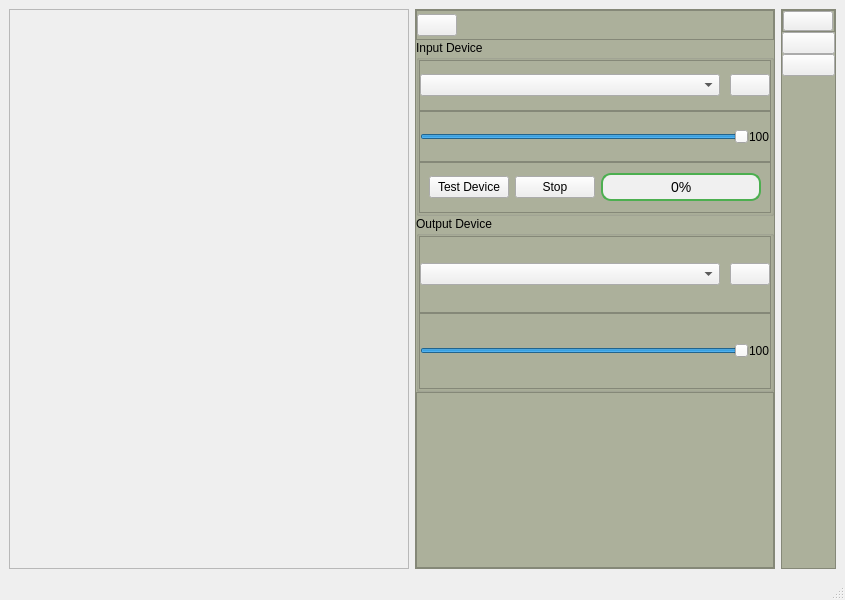
<?xml version="1.0" encoding="UTF-8"?>
<ui version="4.0">
 <class>MainWindow</class>
 <widget class="QMainWindow" name="MainWindow">
  <property name="geometry">
   <rect>
    <x>0</x>
    <y>0</y>
    <width>845</width>
    <height>600</height>
   </rect>
  </property>
  <property name="windowTitle">
   <string>Voice Changer</string>
  </property>
  <widget class="QWidget" name="centralwidget">
   <layout class="QHBoxLayout" name="horizontalLayout">
    <item>
     <widget class="QFrame" name="frame">
      <property name="minimumSize">
       <size>
        <width>400</width>
        <height>0</height>
       </size>
      </property>
      <property name="frameShape">
       <enum>QFrame::Shape::StyledPanel</enum>
      </property>
      <property name="frameShadow">
       <enum>QFrame::Shadow::Raised</enum>
      </property>
     </widget>
    </item>
    <item>
     <widget class="QFrame" name="frame_3">
      <property name="maximumSize">
       <size>
        <width>360</width>
        <height>16777215</height>
       </size>
      </property>
      <property name="styleSheet">
       <string notr="true">QFrame{
	background-color: rgb(172, 176, 155);
}</string>
      </property>
      <property name="frameShape">
       <enum>QFrame::Shape::StyledPanel</enum>
      </property>
      <property name="frameShadow">
       <enum>QFrame::Shadow::Raised</enum>
      </property>
      <layout class="QVBoxLayout" name="verticalLayout_2">
       <property name="spacing">
        <number>0</number>
       </property>
       <property name="leftMargin">
        <number>0</number>
       </property>
       <property name="topMargin">
        <number>0</number>
       </property>
       <property name="rightMargin">
        <number>0</number>
       </property>
       <property name="bottomMargin">
        <number>0</number>
       </property>
       <item>
        <widget class="QFrame" name="frame_8">
         <property name="maximumSize">
          <size>
           <width>16777215</width>
           <height>30</height>
          </size>
         </property>
         <property name="frameShape">
          <enum>QFrame::Shape::StyledPanel</enum>
         </property>
         <property name="frameShadow">
          <enum>QFrame::Shadow::Raised</enum>
         </property>
         <layout class="QHBoxLayout" name="horizontalLayout_5">
          <property name="spacing">
           <number>0</number>
          </property>
          <property name="leftMargin">
           <number>0</number>
          </property>
          <property name="topMargin">
           <number>0</number>
          </property>
          <property name="rightMargin">
           <number>0</number>
          </property>
          <property name="bottomMargin">
           <number>0</number>
          </property>
          <item>
           <widget class="QPushButton" name="min">
            <property name="minimumSize">
             <size>
              <width>0</width>
              <height>20</height>
             </size>
            </property>
            <property name="maximumSize">
             <size>
              <width>50</width>
              <height>16777215</height>
             </size>
            </property>
            <property name="text">
             <string/>
            </property>
           </widget>
          </item>
          <item>
           <spacer name="horizontalSpacer">
            <property name="orientation">
             <enum>Qt::Orientation::Horizontal</enum>
            </property>
            <property name="sizeHint" stdset="0">
             <size>
              <width>40</width>
              <height>20</height>
             </size>
            </property>
           </spacer>
          </item>
         </layout>
        </widget>
       </item>
       <item>
        <widget class="QGroupBox" name="groupBox">
         <property name="title">
          <string>Input Device</string>
         </property>
         <layout class="QVBoxLayout" name="verticalLayout_3">
          <property name="spacing">
           <number>0</number>
          </property>
          <property name="leftMargin">
           <number>0</number>
          </property>
          <property name="topMargin">
           <number>0</number>
          </property>
          <property name="rightMargin">
           <number>0</number>
          </property>
          <property name="bottomMargin">
           <number>0</number>
          </property>
          <item>
           <widget class="QFrame" name="frame_9">
            <property name="frameShape">
             <enum>QFrame::Shape::StyledPanel</enum>
            </property>
            <property name="frameShadow">
             <enum>QFrame::Shadow::Raised</enum>
            </property>
            <layout class="QHBoxLayout" name="horizontalLayout_6">
             <property name="spacing">
              <number>11</number>
             </property>
             <property name="leftMargin">
              <number>0</number>
             </property>
             <property name="topMargin">
              <number>0</number>
             </property>
             <property name="rightMargin">
              <number>0</number>
             </property>
             <property name="bottomMargin">
              <number>0</number>
             </property>
             <item>
              <widget class="QComboBox" name="inputcombobox">
               <property name="minimumSize">
                <size>
                 <width>300</width>
                 <height>0</height>
                </size>
               </property>
               <property name="currentIndex">
                <number>-1</number>
               </property>
               <property name="duplicatesEnabled">
                <bool>false</bool>
               </property>
               <property name="modelColumn">
                <number>0</number>
               </property>
              </widget>
             </item>
             <item>
              <widget class="QPushButton" name="refreshInput">
               <property name="text">
                <string/>
               </property>
              </widget>
             </item>
            </layout>
           </widget>
          </item>
          <item>
           <widget class="QFrame" name="frame_6">
            <property name="frameShape">
             <enum>QFrame::Shape::StyledPanel</enum>
            </property>
            <property name="frameShadow">
             <enum>QFrame::Shadow::Raised</enum>
            </property>
            <layout class="QHBoxLayout" name="horizontalLayout_3">
             <property name="spacing">
              <number>0</number>
             </property>
             <property name="leftMargin">
              <number>0</number>
             </property>
             <property name="topMargin">
              <number>0</number>
             </property>
             <property name="rightMargin">
              <number>0</number>
             </property>
             <property name="bottomMargin">
              <number>0</number>
             </property>
             <item>
              <widget class="QSlider" name="inputslider">
               <property name="maximum">
                <number>100</number>
               </property>
               <property name="value">
                <number>100</number>
               </property>
               <property name="orientation">
                <enum>Qt::Orientation::Horizontal</enum>
               </property>
              </widget>
             </item>
             <item>
              <widget class="QLabel" name="inputlabel">
               <property name="text">
                <string>100</string>
               </property>
              </widget>
             </item>
            </layout>
           </widget>
          </item>
          <item>
           <widget class="QFrame" name="frame_11">
            <property name="frameShape">
             <enum>QFrame::Shape::StyledPanel</enum>
            </property>
            <property name="frameShadow">
             <enum>QFrame::Shadow::Raised</enum>
            </property>
            <layout class="QHBoxLayout" name="horizontalLayout_8">
             <item>
              <widget class="QPushButton" name="testButton">
               <property name="text">
                <string>Test Device</string>
               </property>
              </widget>
             </item>
             <item>
              <widget class="QPushButton" name="stopButton">
               <property name="text">
                <string>Stop</string>
               </property>
              </widget>
             </item>
             <item>
              <widget class="QProgressBar" name="progressBar">
               <property name="styleSheet">
                <string notr="true">QProgressBar {
    border: 2px solid #4CAF50; /* Çerçeve rengi */
    border-radius: 10px; /* Köşe yuvarlama */
    background-color: #F0F0F0; /* Arka plan rengi */
    text-align: center; /* Yüzdelik yazı hizalaması */
    color: black; /* Yüzdelik yazı rengi */
    font-size: 14px; /* Yazı boyutu */
}

QProgressBar::chunk {
    background-color: #4CAF50; /* Dolum rengi */
    border-radius: 10px; /* Dolum yuvarlama */
    margin: 1px; /* Parçalar arasında boşluk */
}</string>
               </property>
               <property name="value">
                <number>0</number>
               </property>
              </widget>
             </item>
            </layout>
           </widget>
          </item>
         </layout>
        </widget>
       </item>
       <item>
        <widget class="QGroupBox" name="groupBox_2">
         <property name="title">
          <string>Output Device</string>
         </property>
         <layout class="QVBoxLayout" name="verticalLayout_4">
          <property name="spacing">
           <number>0</number>
          </property>
          <property name="leftMargin">
           <number>0</number>
          </property>
          <property name="topMargin">
           <number>0</number>
          </property>
          <property name="rightMargin">
           <number>0</number>
          </property>
          <property name="bottomMargin">
           <number>0</number>
          </property>
          <item>
           <widget class="QFrame" name="frame_10">
            <property name="frameShape">
             <enum>QFrame::Shape::StyledPanel</enum>
            </property>
            <property name="frameShadow">
             <enum>QFrame::Shadow::Raised</enum>
            </property>
            <layout class="QHBoxLayout" name="horizontalLayout_7">
             <property name="spacing">
              <number>11</number>
             </property>
             <property name="leftMargin">
              <number>0</number>
             </property>
             <property name="topMargin">
              <number>0</number>
             </property>
             <property name="rightMargin">
              <number>0</number>
             </property>
             <property name="bottomMargin">
              <number>0</number>
             </property>
             <item>
              <widget class="QComboBox" name="outputcombobox">
               <property name="minimumSize">
                <size>
                 <width>300</width>
                 <height>0</height>
                </size>
               </property>
               <property name="maximumSize">
                <size>
                 <width>16777215</width>
                 <height>16777215</height>
                </size>
               </property>
              </widget>
             </item>
             <item>
              <widget class="QPushButton" name="refreshOutput">
               <property name="minimumSize">
                <size>
                 <width>0</width>
                 <height>0</height>
                </size>
               </property>
               <property name="text">
                <string/>
               </property>
              </widget>
             </item>
            </layout>
           </widget>
          </item>
          <item>
           <widget class="QFrame" name="frame_7">
            <property name="frameShape">
             <enum>QFrame::Shape::StyledPanel</enum>
            </property>
            <property name="frameShadow">
             <enum>QFrame::Shadow::Raised</enum>
            </property>
            <layout class="QHBoxLayout" name="horizontalLayout_4">
             <property name="spacing">
              <number>0</number>
             </property>
             <property name="leftMargin">
              <number>0</number>
             </property>
             <property name="topMargin">
              <number>0</number>
             </property>
             <property name="rightMargin">
              <number>0</number>
             </property>
             <property name="bottomMargin">
              <number>0</number>
             </property>
             <item>
              <widget class="QSlider" name="outputslider">
               <property name="maximum">
                <number>100</number>
               </property>
               <property name="value">
                <number>100</number>
               </property>
               <property name="orientation">
                <enum>Qt::Orientation::Horizontal</enum>
               </property>
              </widget>
             </item>
             <item>
              <widget class="QLabel" name="outputlabel">
               <property name="text">
                <string>100</string>
               </property>
              </widget>
             </item>
            </layout>
           </widget>
          </item>
         </layout>
        </widget>
       </item>
       <item>
        <widget class="QFrame" name="frame_5">
         <property name="frameShape">
          <enum>QFrame::Shape::StyledPanel</enum>
         </property>
         <property name="frameShadow">
          <enum>QFrame::Shadow::Raised</enum>
         </property>
        </widget>
       </item>
      </layout>
     </widget>
    </item>
    <item>
     <widget class="QFrame" name="frame_2">
      <property name="maximumSize">
       <size>
        <width>100</width>
        <height>16777215</height>
       </size>
      </property>
      <property name="styleSheet">
       <string notr="true">QFrame
{	
	background-color: rgb(172, 176, 155);
}</string>
      </property>
      <property name="frameShape">
       <enum>QFrame::Shape::StyledPanel</enum>
      </property>
      <property name="frameShadow">
       <enum>QFrame::Shadow::Raised</enum>
      </property>
      <layout class="QVBoxLayout" name="verticalLayout">
       <property name="spacing">
        <number>0</number>
       </property>
       <property name="leftMargin">
        <number>0</number>
       </property>
       <property name="topMargin">
        <number>0</number>
       </property>
       <property name="rightMargin">
        <number>0</number>
       </property>
       <property name="bottomMargin">
        <number>0</number>
       </property>
       <item>
        <widget class="QFrame" name="frame_4">
         <property name="maximumSize">
          <size>
           <width>16777215</width>
           <height>30</height>
          </size>
         </property>
         <property name="frameShape">
          <enum>QFrame::Shape::StyledPanel</enum>
         </property>
         <property name="frameShadow">
          <enum>QFrame::Shadow::Raised</enum>
         </property>
         <layout class="QHBoxLayout" name="horizontalLayout_2">
          <property name="spacing">
           <number>0</number>
          </property>
          <property name="leftMargin">
           <number>0</number>
          </property>
          <property name="topMargin">
           <number>0</number>
          </property>
          <property name="rightMargin">
           <number>0</number>
          </property>
          <property name="bottomMargin">
           <number>0</number>
          </property>
          <item>
           <widget class="QPushButton" name="max">
            <property name="maximumSize">
             <size>
              <width>50</width>
              <height>20</height>
             </size>
            </property>
            <property name="text">
             <string/>
            </property>
           </widget>
          </item>
         </layout>
        </widget>
       </item>
       <item>
        <widget class="QPushButton" name="pushButton">
         <property name="text">
          <string/>
         </property>
        </widget>
       </item>
       <item>
        <widget class="QPushButton" name="pushButton_2">
         <property name="text">
          <string/>
         </property>
        </widget>
       </item>
       <item>
        <spacer name="verticalSpacer">
         <property name="orientation">
          <enum>Qt::Orientation::Vertical</enum>
         </property>
         <property name="sizeType">
          <enum>QSizePolicy::Policy::Expanding</enum>
         </property>
         <property name="sizeHint" stdset="0">
          <size>
           <width>20</width>
           <height>40</height>
          </size>
         </property>
        </spacer>
       </item>
      </layout>
     </widget>
    </item>
   </layout>
  </widget>
  <widget class="QMenuBar" name="menubar">
   <property name="geometry">
    <rect>
     <x>0</x>
     <y>0</y>
     <width>845</width>
     <height>26</height>
    </rect>
   </property>
  </widget>
  <widget class="QStatusBar" name="statusbar"/>
 </widget>
 <resources/>
 <connections>
  <connection>
   <sender>max</sender>
   <signal>clicked()</signal>
   <receiver>frame_3</receiver>
   <slot>show()</slot>
   <hints>
    <hint type="sourcelabel">
     <x>831</x>
     <y>58</y>
    </hint>
    <hint type="destinationlabel">
     <x>652</x>
     <y>46</y>
    </hint>
   </hints>
  </connection>
  <connection>
   <sender>max</sender>
   <signal>clicked()</signal>
   <receiver>frame_2</receiver>
   <slot>hide()</slot>
   <hints>
    <hint type="sourcelabel">
     <x>831</x>
     <y>58</y>
    </hint>
    <hint type="destinationlabel">
     <x>833</x>
     <y>185</y>
    </hint>
   </hints>
  </connection>
  <connection>
   <sender>min</sender>
   <signal>clicked()</signal>
   <receiver>frame_3</receiver>
   <slot>hide()</slot>
   <hints>
    <hint type="sourcelabel">
     <x>463</x>
     <y>61</y>
    </hint>
    <hint type="destinationlabel">
     <x>618</x>
     <y>38</y>
    </hint>
   </hints>
  </connection>
  <connection>
   <sender>min</sender>
   <signal>clicked()</signal>
   <receiver>frame_2</receiver>
   <slot>show()</slot>
   <hints>
    <hint type="sourcelabel">
     <x>435</x>
     <y>58</y>
    </hint>
    <hint type="destinationlabel">
     <x>788</x>
     <y>173</y>
    </hint>
   </hints>
  </connection>
  <connection>
   <sender>stopButton</sender>
   <signal>clicked()</signal>
   <receiver>stopButton</receiver>
   <slot>hide()</slot>
   <hints>
    <hint type="sourcelabel">
     <x>564</x>
     <y>204</y>
    </hint>
    <hint type="destinationlabel">
     <x>585</x>
     <y>213</y>
    </hint>
   </hints>
  </connection>
  <connection>
   <sender>stopButton</sender>
   <signal>clicked()</signal>
   <receiver>testButton</receiver>
   <slot>show()</slot>
   <hints>
    <hint type="sourcelabel">
     <x>543</x>
     <y>211</y>
    </hint>
    <hint type="destinationlabel">
     <x>486</x>
     <y>211</y>
    </hint>
   </hints>
  </connection>
  <connection>
   <sender>testButton</sender>
   <signal>clicked()</signal>
   <receiver>testButton</receiver>
   <slot>hide()</slot>
   <hints>
    <hint type="sourcelabel">
     <x>455</x>
     <y>206</y>
    </hint>
    <hint type="destinationlabel">
     <x>467</x>
     <y>203</y>
    </hint>
   </hints>
  </connection>
  <connection>
   <sender>testButton</sender>
   <signal>clicked()</signal>
   <receiver>stopButton</receiver>
   <slot>show()</slot>
   <hints>
    <hint type="sourcelabel">
     <x>515</x>
     <y>211</y>
    </hint>
    <hint type="destinationlabel">
     <x>547</x>
     <y>194</y>
    </hint>
   </hints>
  </connection>
 </connections>
</ui>
